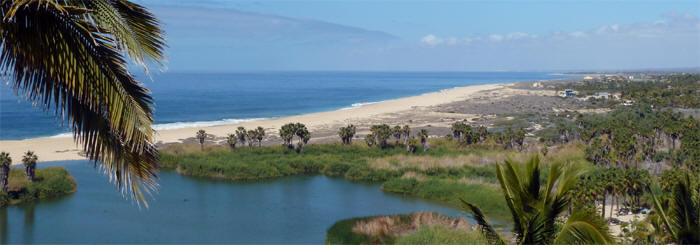
#> input picture input/beaches1.jpg, 700 x 245 px; its folder holds only this picture in this run
$ python HistEqual_BandW.py.py   (Python 2 division)
#> lines starting #> are read from the running program, lines starting #| are printed output that depends on the picture
# Histogram Equalization
#   https://en.wikipedia.org/wiki/Histogram_equalization
#   http://docs.opencv.org/3.1.0/d5/daf/tutorial_py_histogram_equalization.html

import numpy as np
import cv2
import os

rootdir = 'input'
proc_dir = 'processed'

for subdir, dirs, files in os.walk(rootdir):
    for file in files:
        print file

        img = cv2.imread(os.path.join(subdir, file))
#> img is the input picture: shape (245, 700, 3); mean B, G, R 121.9, 116.8, 98.6
        img = cv2.cvtColor(img, cv2.COLOR_BGR2GRAY)
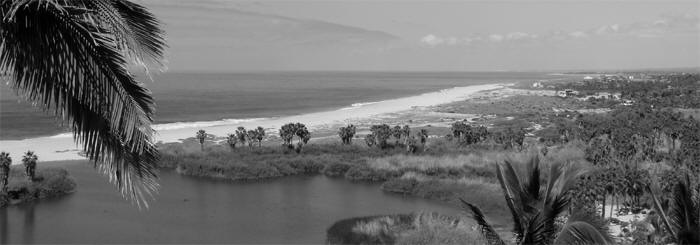
#> img: shape (245, 700); min 0, max 251, mean 112
        img = cv2.equalizeHist(img)
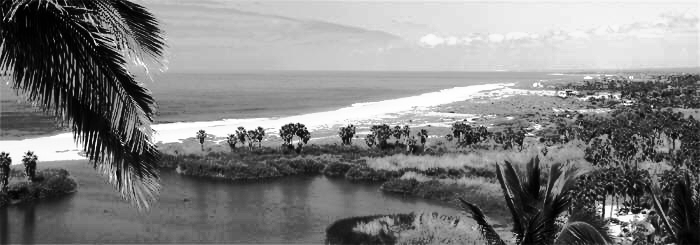
#> img: shape (245, 700); min 0, max 255, mean 128.3

        print_name = "%s" %(file)
        print_name = "%s\%s" %(proc_dir,print_name)
        print_name = print_name.lower()

        cv2.imwrite(print_name, img)

        print print_name

$ run again, on input/beaches5.jpg
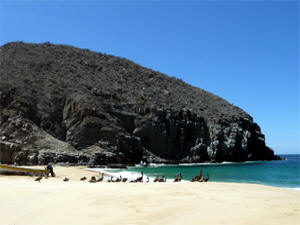
#> input picture input/beaches5.jpg, 300 x 225 px
#> img is the input picture: shape (225, 300, 3); mean B, G, R 150.1, 127.9, 102.2
#> `img = cv2.cvtColor(img, cv2.COLOR_BGR2GRAY)`:
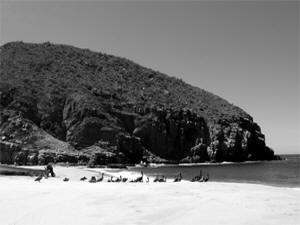
#> img: shape (225, 300); min 0, max 255, mean 122.7
#> `img = cv2.equalizeHist(img)`:
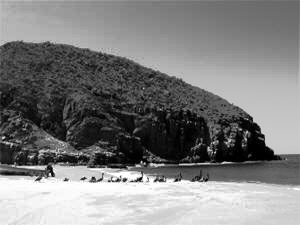
#> img: shape (225, 300); min 0, max 255, mean 127.4

$ run again, on input/beaches6.jpg
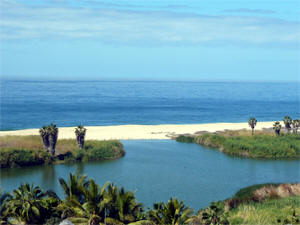
#> input picture input/beaches6.jpg, 300 x 225 px
#> img is the input picture: shape (225, 300, 3); mean B, G, R 170.5, 156.8, 111.3
#> `img = cv2.cvtColor(img, cv2.COLOR_BGR2GRAY)`:
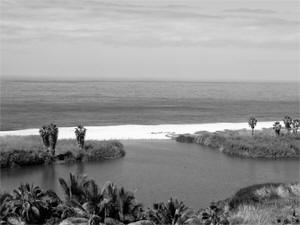
#> img: shape (225, 300); min 0, max 253, mean 144.8
#> `img = cv2.equalizeHist(img)`:
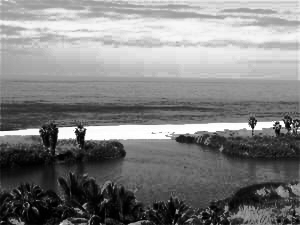
#> img: shape (225, 300); min 0, max 255, mean 128.7

$ run again, on input/beaches7.jpg
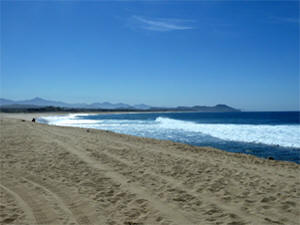
#> input picture input/beaches7.jpg, 300 x 225 px
#> img is the input picture: shape (225, 300, 3); mean B, G, R 155.6, 128.9, 93.7
#> `img = cv2.cvtColor(img, cv2.COLOR_BGR2GRAY)`:
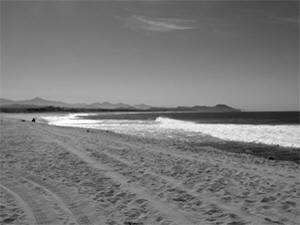
#> img: shape (225, 300); min 1, max 255, mean 121.5
#> `img = cv2.equalizeHist(img)`:
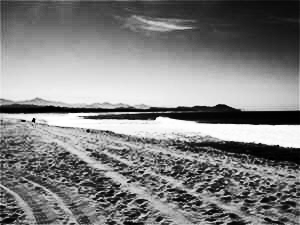
#> img: shape (225, 300); min 0, max 255, mean 128.9

$ run again, on input/beaches2.jpg
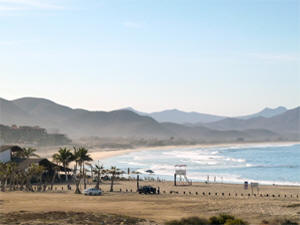
#> input picture input/beaches2.jpg, 300 x 225 px
#> img is the input picture: shape (225, 300, 3); mean B, G, R 187.7, 186.9, 181.3
#> `img = cv2.cvtColor(img, cv2.COLOR_BGR2GRAY)`:
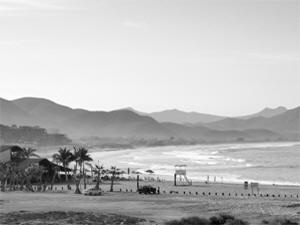
#> img: shape (225, 300); min 2, max 255, mean 185.3
#> `img = cv2.equalizeHist(img)`:
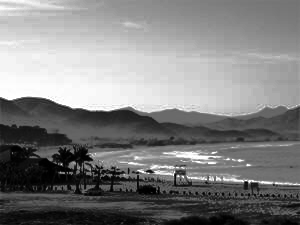
#> img: shape (225, 300); min 0, max 255, mean 128.7
